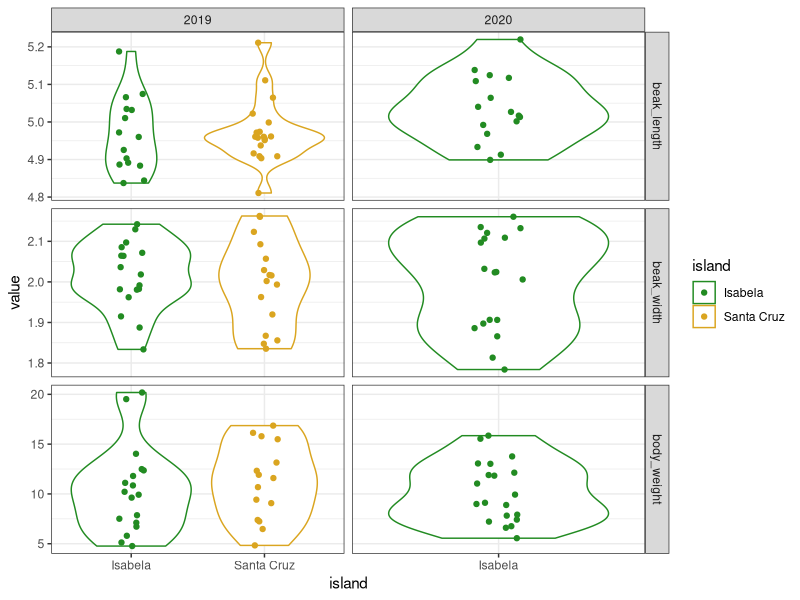
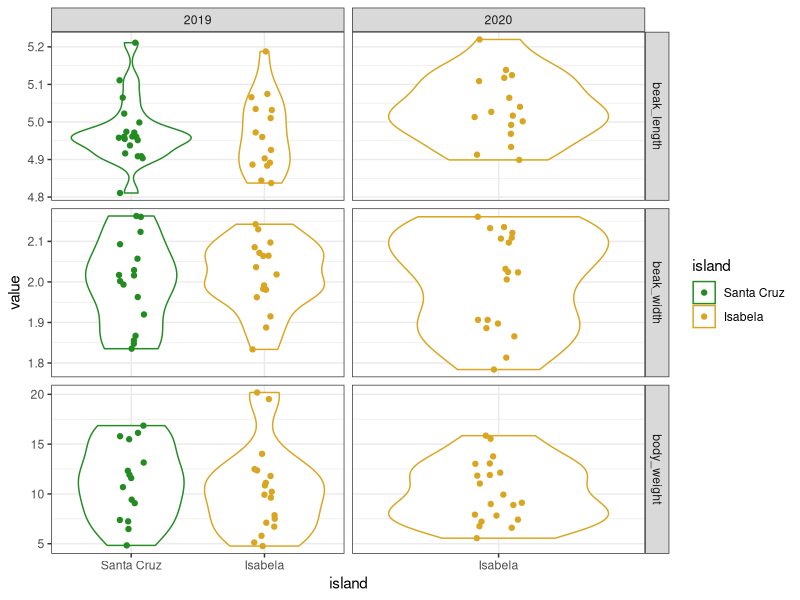

R code for these plots, in order:
## ---- chunk 1
library(tibble)
library(tidyr)
## ---- chunk 2
# Make a data frame
data.frame(who = c("Pratik", "Theo", "Raph"), chapt = c("1, 4", "3", "2, 5"))

# Or an equivalent tibble
tibble(who = c("Pratik", "Theo", "Raph"), chapt = c("1, 4", "3", "2, 5"))
## ---- chunk 3
tribble(
  ~who, ~chapt,
  "Pratik", "1, 4",
  "Theo", "3",
  "Raph", "2, 5"
)
## ---- chunk 4
# Perform a PCA on mtcars 
pca_scores <- prcomp(mtcars)$x
head(pca_scores) # looks like a data frame or a tibble...
class(pca_scores) # but is actually a matrix

# Convert to tibble
as_tibble(pca_scores)
## ---- chunk 5
# We first simulate random data
beak_lengths <- rnorm(100, mean = 5, sd = 0.1)
beak_widths <- rnorm(100, mean = 2, sd = 0.1)
body_weights <- rgamma(100, shape = 10, rate = 1)
islands <- rep(c("Isabela", "Santa Cruz"), each = 50)

# Assemble into a tibble
data <- tibble(
  id = 1:100,
  body_weight = body_weights,
  beak_length = beak_lengths,  
  beak_width = beak_widths,
  island = islands
)

# Snapshot
data
## ---- chunk 6
data <- pivot_longer(
  data, 
  cols = c("body_weight", "beak_length", "beak_width"),
  names_to = "variable"
)
data
## ---- chunk 7
# Make a contingency table
ctg <- with(data, table(island, variable))
ctg
## ---- chunk 8
# Contingency table is pivoted to the long-format automatically
as_tibble(ctg)
## ---- chunk 9
pivot_wider(
  data, 
  names_from = "variable", 
  values_from = "value", 
  id_cols = c("id", "island")
)
## ---- chunk 10
# We replace 100 random observations by NAs
ii <- sample(nrow(data), 100)
data$value[ii] <- NA
data
## ---- chunk 11
drop_na(data, value)
## ---- chunk 12
replace_na(data, replace = list(value = -999))
## ---- chunk 13
fill(data, value)
## ---- chunk 14
# Sample random dates for each observation
data$day <- sample(30, nrow(data), replace = TRUE)
data$month <- sample(12, nrow(data), replace = TRUE)
data$year <- sample(2019:2020, nrow(data), replace = TRUE)
data
## ---- chunk 15
data <- unite(data, day, month, year, col = "date", sep = "-")
data
## ---- chunk 16
separate(data, date, into = c("day", "month", "year"))
## ---- chunk 17
separate_rows(data, date)
## ---- chunk 18
data <- separate(data, date, into = c("day", "month", "year"))
to_rm <- with(data, island == "Santa Cruz" & year == "2020")
data <- data[!to_rm,]
tail(data)
## ---- chunk 19
expand_grid(
  island = c("Isabela", "Santa Cruz"), 
  year = c("2019", "2020")
)
## ---- chunk 20
expand(data, island, year)
## ---- chunk 21
nrow_Isabela <- with(data, length(which(island == "Isabela")))
nrow_SantaCruz <- with(data, length(which(island == "Santa Cruz")))
sites_Isabela <- sample(c("A", "B"), size = nrow_Isabela, replace = TRUE)
sites_SantaCruz <- sample(c("C", "D"), size = nrow_SantaCruz, replace = TRUE)
sites <- c(sites_Isabela, sites_SantaCruz)
data$site <- sites
data
## ---- chunk 22
expand(data, nesting(island, site, year))
## ---- chunk 23
expand(data, crossing(nesting(island, site), year)) # both can be used together
## ---- chunk 24
tail(complete(data, crossing(nesting(island, site), year))) 
# the last row has been added, full of NAs
## ---- chunk 25
library(broom)
fit <- lm(mpg ~ cyl, mtcars)
summary(fit)
tidy(fit) # returns a tibble
## ---- chunk 26
library(forcats)
## ---- chunk 27
my_char_vec <- c("Pratik", "Theo", "Raph")
my_char_vec
## ---- chunk 28
my_fact_vec <- factor(my_char_vec) # as.factor would work too
my_fact_vec
## ---- chunk 29
factor(c(my_char_vec, "Raph"))
## ---- chunk 30
levels(my_fact_vec)
## ---- chunk 31
# Make the plotting code a function so we can re-use it without copying and pasting
my_plot <- function(data) {
  
  # We do not cover the ggplot functions in this chapter, this is just to
  # illustrate our use-case, wait until chapter 5!
  library(ggplot2)
  ggplot(data, aes(x = island, y = value, color = island)) + 
    geom_violin() + 
    geom_jitter(width = 0.1) +
    facet_grid(variable ~ year, scales = "free") +
    theme_bw() +
    scale_color_manual(values = c("forestgreen", "goldenrod"))
  
}

my_plot(data)
# Remember that data are missing from Santa Cruz in 2020
## ---- chunk 32
data$island <- as.factor(data$island) # turn this column into a factor
data$island <- fct_relevel(data$island, c("Santa Cruz", "Isabela"))
my_plot(data) # order of islands has changed!
## ---- chunk 33
data$island[1:10]
fct_relevel(data$island, c("Isabela", "Santa Cruz"))[1:10] # same thing, different levels
## ---- chunk 34
data$variable <- as.factor(data$variable)
levels(data$variable)
levels(fct_inorder(data$variable))
## ---- chunk 35
levels(fct_rev(data$island)) # back in the alphabetical order
## ---- chunk 36
fct_recode(
  my_fact_vec, 
  "Pratik Gupte" = "Pratik", 
  "Theo Pannetier" = "Theo", 
  "Raphael Scherrer" = "Raph"
)
## ---- chunk 37
fct_collapse(my_fact_vec, EU = c("Theo", "Raph"), NonEU = "Pratik")
## ---- chunk 38
data <- data[data$island == "Santa Cruz",] # keep only one island
unique(data$island) # Isabela is gone from the labels
levels(data$island) # but not from the levels
## ---- chunk 39
data <- droplevels(data)
levels(data$island)
## ---- chunk 40
data$island <- fct_drop(data$island)
